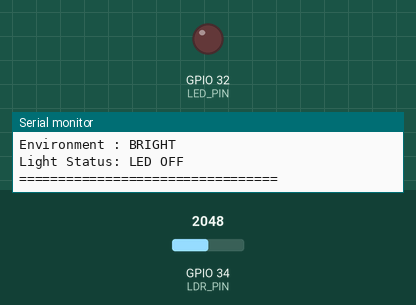
Recording of a sketch running on a simulated ESP32. Shown: output pins drawn as LEDs (lit = HIGH), the last lines printed to the serial monitor. The inputs (shaded band) are chosen by the test bench; at power-on: GPIO 34 (LDR_PIN) = 2048.

Above: at 1.8 s.
1.9 s: GPIO 34 (LDR_PIN) set to 1926
At 2.8 s:
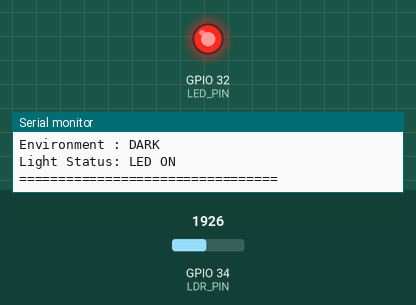
3.5 s: GPIO 34 (LDR_PIN) set to 2040
At 4.8 s:
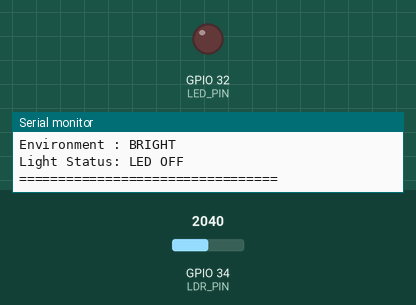
5.5 s: GPIO 34 (LDR_PIN) set to 1960
At 6.7 s:
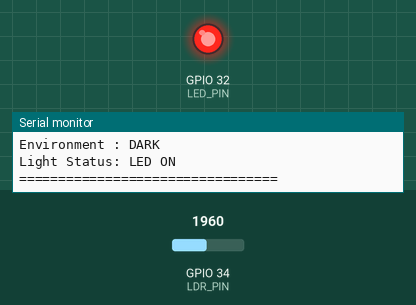
Timing chart, 0 to 8.5 s (numbered marks = the images above; inputs shaded):
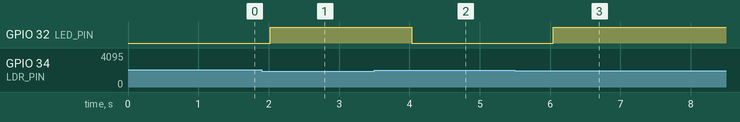

The sketch:

sketch.ino
```cpp
#include <Arduino.h>

// Pin Definitions
const int LDR_PIN = 34;   // LDR Analog Output
const int LED_PIN = 32;   // LED

// Threshold for dark/light
const int THRESHOLD = 2000;

void setup() {

  Serial.begin(115200);

  pinMode(LED_PIN, OUTPUT);

  Serial.println("=================================");
  Serial.println(" Automatic Light Detection System");
  Serial.println("=================================");
}

void loop() {

  int lightValue = analogRead(LDR_PIN);

  Serial.println("=================================");
  Serial.print("LDR Value : ");
  Serial.println(lightValue);

  if (lightValue < THRESHOLD) {

    digitalWrite(LED_PIN, HIGH);

    Serial.println("Environment : DARK");
    Serial.println("Light Status: LED ON");
  }
  else {

    digitalWrite(LED_PIN, LOW);

    Serial.println("Environment : BRIGHT");
    Serial.println("Light Status: LED OFF");
  }

  Serial.println("=================================\n");

  delay(1000);
}
```

Measured:
- the behaviour switches between 2000 and 1999 on GPIO 34 (LDR_PIN) (found by bisection; images 0 and 1)
- after the input at 1.9 s, GPIO 32 (LED_PIN): LOW → HIGH after 0.12 s
- after the input at 3.5 s, GPIO 32 (LED_PIN): HIGH → LOW after 0.53 s
- after the input at 5.5 s, GPIO 32 (LED_PIN): LOW → HIGH after 0.55 s
